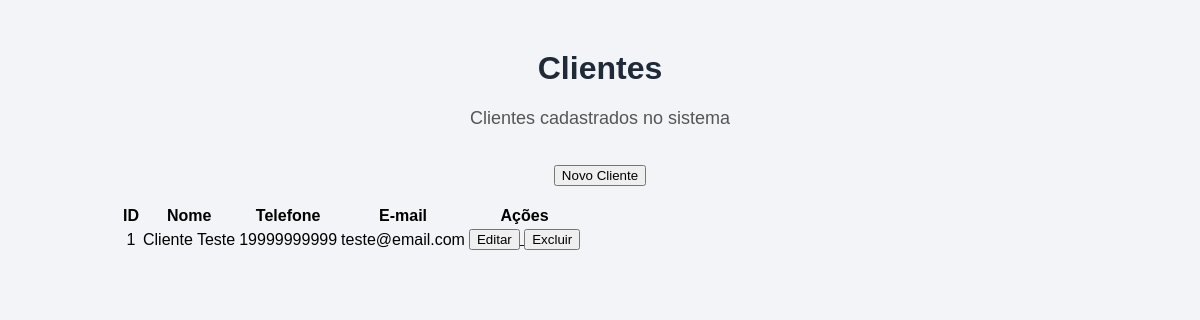
Before: /lista-clientes with the older database file.
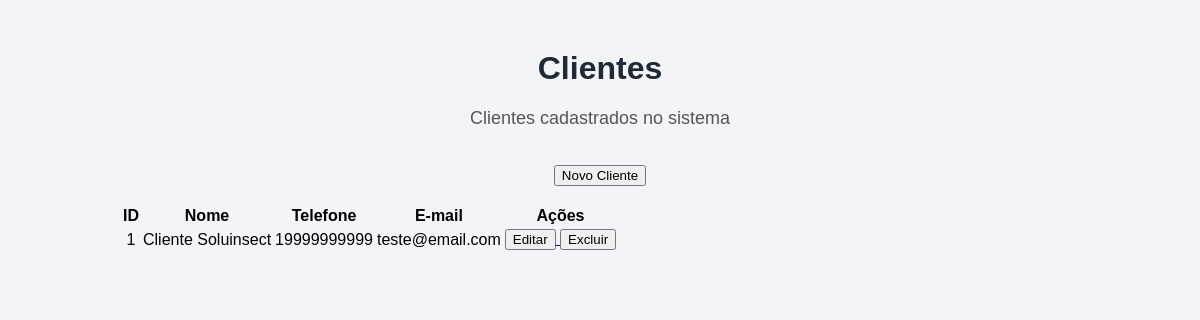
After: the same page with the newer database file.
### tables this page shows
CREATE TABLE clientes (
    id INTEGER PRIMARY KEY AUTOINCREMENT,
    nome TEXT NOT NULL,
    telefone TEXT,
    email TEXT
);

### app.py (the view)
@app.route("/lista-clientes")
def lista_clientes():
    conexao = conectar_banco()
    clientes = conexao.execute(
        "SELECT * FROM clientes ORDER BY id"
    ).fetchall()
    conexao.close()
    return render_template(
        "lista_clientes.html",
        clientes=clientes
    )

### app.py (called while the page is built)
def conectar_banco():
    conexao = sqlite3.connect("database.db")
    conexao.row_factory = sqlite3.Row
    return conexao

### templates/lista_clientes.html (shortened to what this page needs)
<!DOCTYPE html>
<html lang="pt-BR">
<head>
    <link rel="stylesheet" href="{{ url_for('static', filename='style.css') }}">
</head>
<body>
    <div class="container">
        <h1>Clientes</h1>
        <p>Clientes cadastrados no sistema</p>
        <br>
        <a href="/clientes">
            <button>Novo Cliente</button>
        </a>
        <br><br>
        <table>
            <thead>
                <tr>
                    <th>ID</th>
                    <th>Nome</th>
                    <th>Telefone</th>
                    <th>E-mail</th>
                    <th>Ações</th>
                </tr>
            </thead>
            <tbody>
                {% for cliente in clientes %}
                <tr>
                    <td>{{ cliente["id"] }}</td>
                    <td>{{ cliente["nome"] }}</td>
                    <td>{{ cliente["telefone"] }}</td>
                    <td>{{ cliente["email"] }}</td>
                    <td>
                        <a href="/editar-cliente/{{ cliente['id'] }}">
                            <button>Editar</button>
                        </a>
                        <a href="/excluir-cliente/{{ cliente['id'] }}">
                            <button>Excluir</button>
                        </a>
                    </td>
                </tr>
                {% endfor %}
            </tbody>
        </table>
    </div>
</body>
</html>

Changed rows visible on the page:
changed clientes "teste@email.com": nome "Cliente Teste" → "Cliente Soluinsect"
